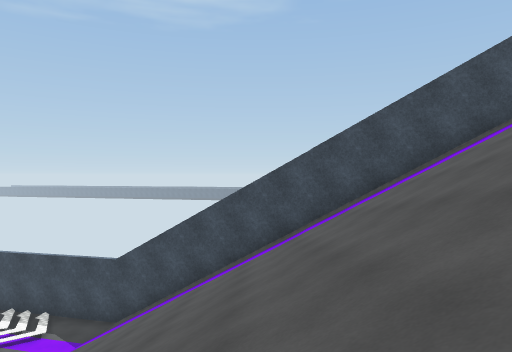
view 1 (above)

18 first-person views from a walk through a Unity game level. The camera is 1.4 m above the floor, looks level and sees 70° across. The floor is counted in squares, 2 m on a side. Each view is taken from the middle of a square. On the plan, view 1 faces up. The plan holds only what a view shows up to about 11 squares ahead; the rest is blank. The place goes on beyond the plan. Surface patterns are stand-ins for the level's own textures.

view 2
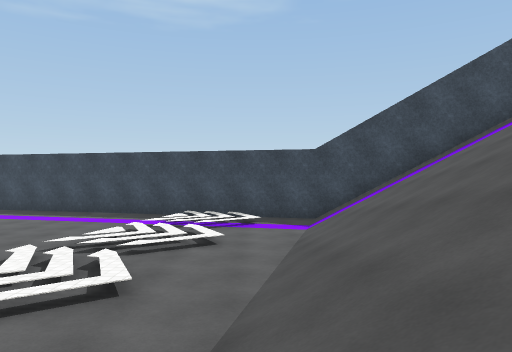

view 3
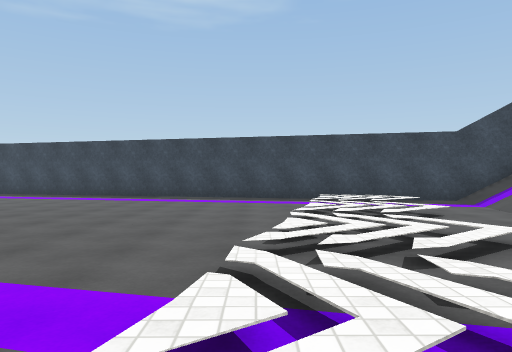

view 4
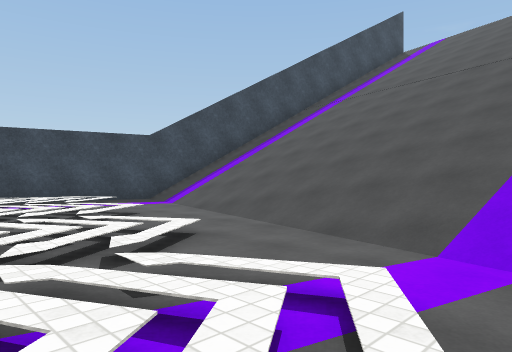

view 5
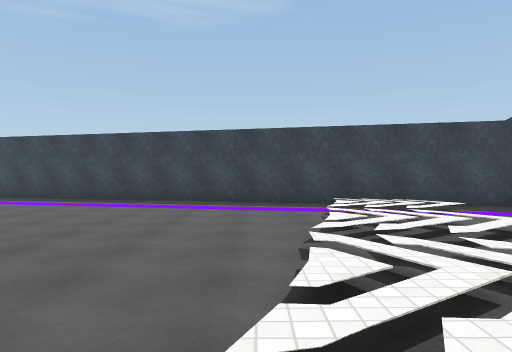

view 6
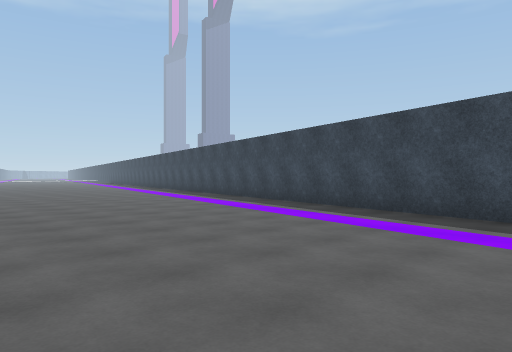

view 7
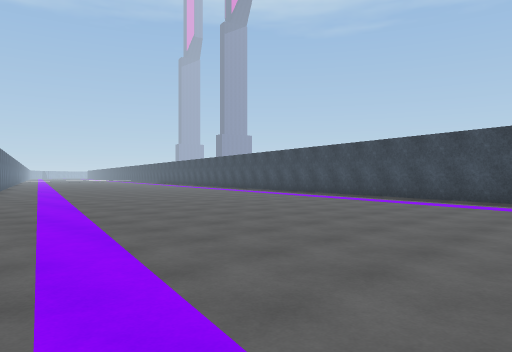

view 8
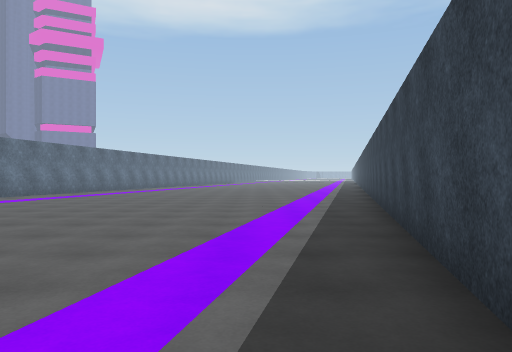

view 9
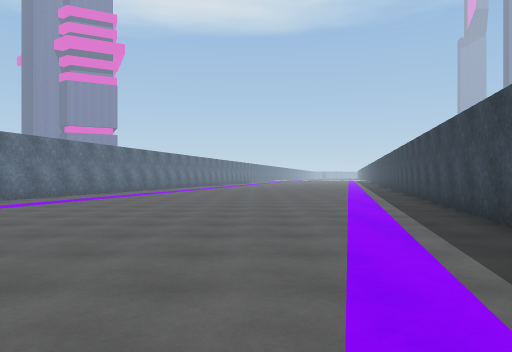

view 10
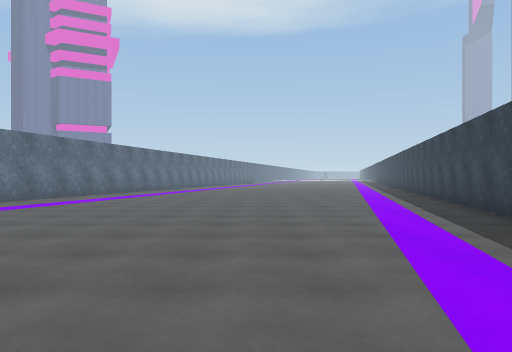

view 11
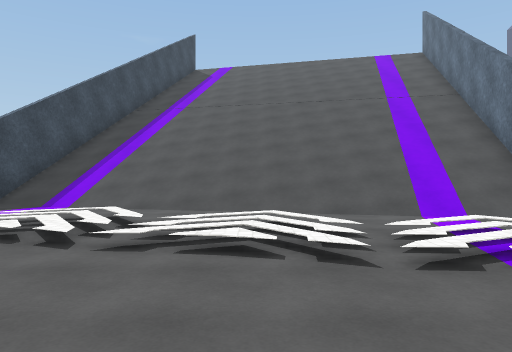

view 12
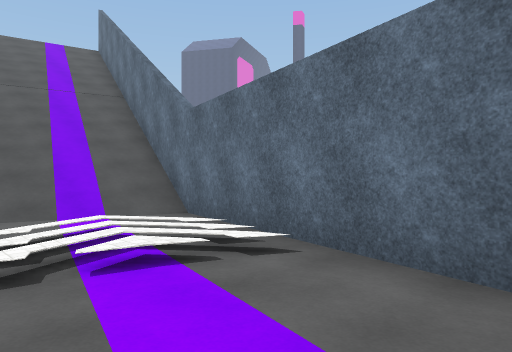

view 13
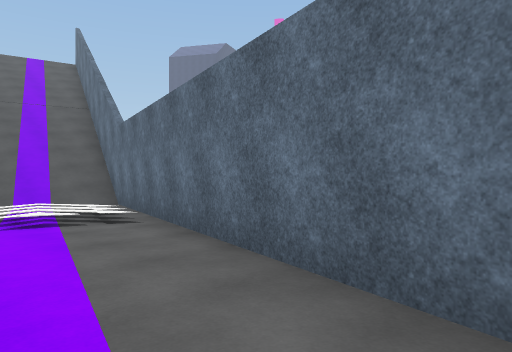

view 14
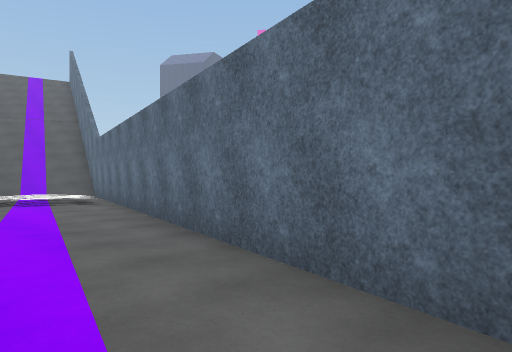

view 15
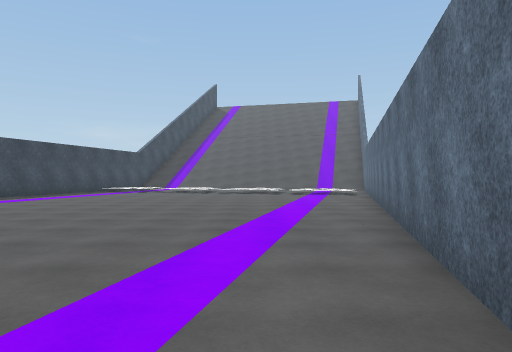

view 16
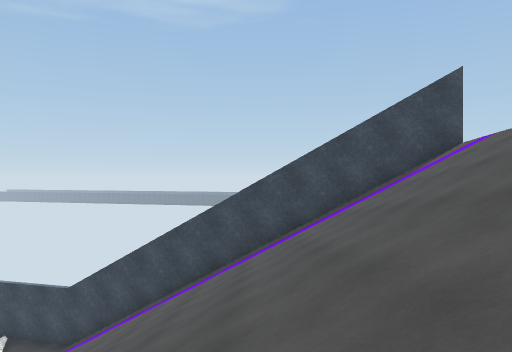

view 17
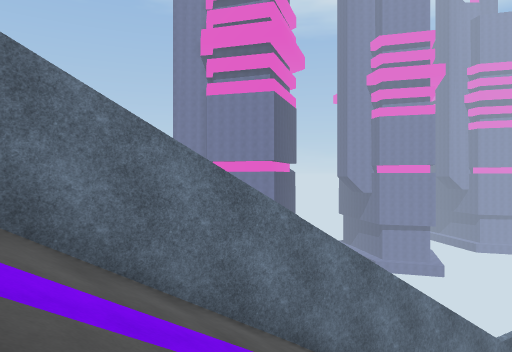

view 18
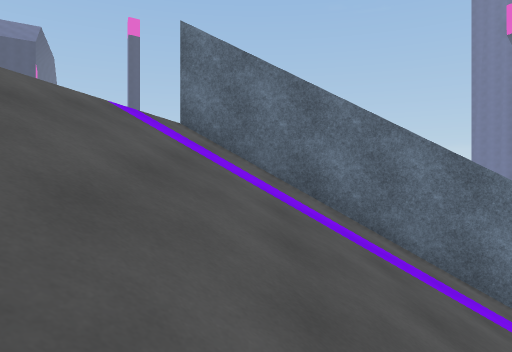

### Floor plan
Key: @ floor where view 1 was taken; # wall or solid block; . main floor; : floor 0.25 m higher than the main floor; / step, stairs or slope.
Columns run from 25 left of view 1 to 7 right of it. Each row starts with its distance up from view 1.
 17 ###
 16 ..#####
 15 ......#####
 14 ..........#####
 13 ..............#####
 12 .................:#####
 11 .................///./#####
 10 .................///./////#####
  9 .................:.../////////###
  8 ................///./////////////
  7 .................//.////////////
  6 ................/:..////////////
  5 ................//..////////////
  4 ###.............././////////////
  3   #####........//..////////////
  2       #####....///.////////////
  1           #####....////////////
  0               #####//////@/////
 -1                   #####///////
 -2                       #####///
 -3                           ####

Positions as (right, up) in squares from view 1, and headings:
1: (0, 0), facing up
2: (-6, 1), facing up
3: (-10, 1), facing up
4: (-10, 1), facing up-right
5: (-10, 3), facing up
6: (-12, 7), facing up-left
7: (-13, 3), facing up-left
8: (-14, 13), facing left
9: (-12, 11), facing left
10: (-14, 11), facing left
11: (-13, 5), facing right
12: (-13, 4), facing down-right
13: (-16, 4), facing down-right
14: (-20, 5), facing down-right
15: (-24, 5), facing right
16: (2, -1), facing up
17: (3, 2), facing down-left
18: (3, 4), facing down
